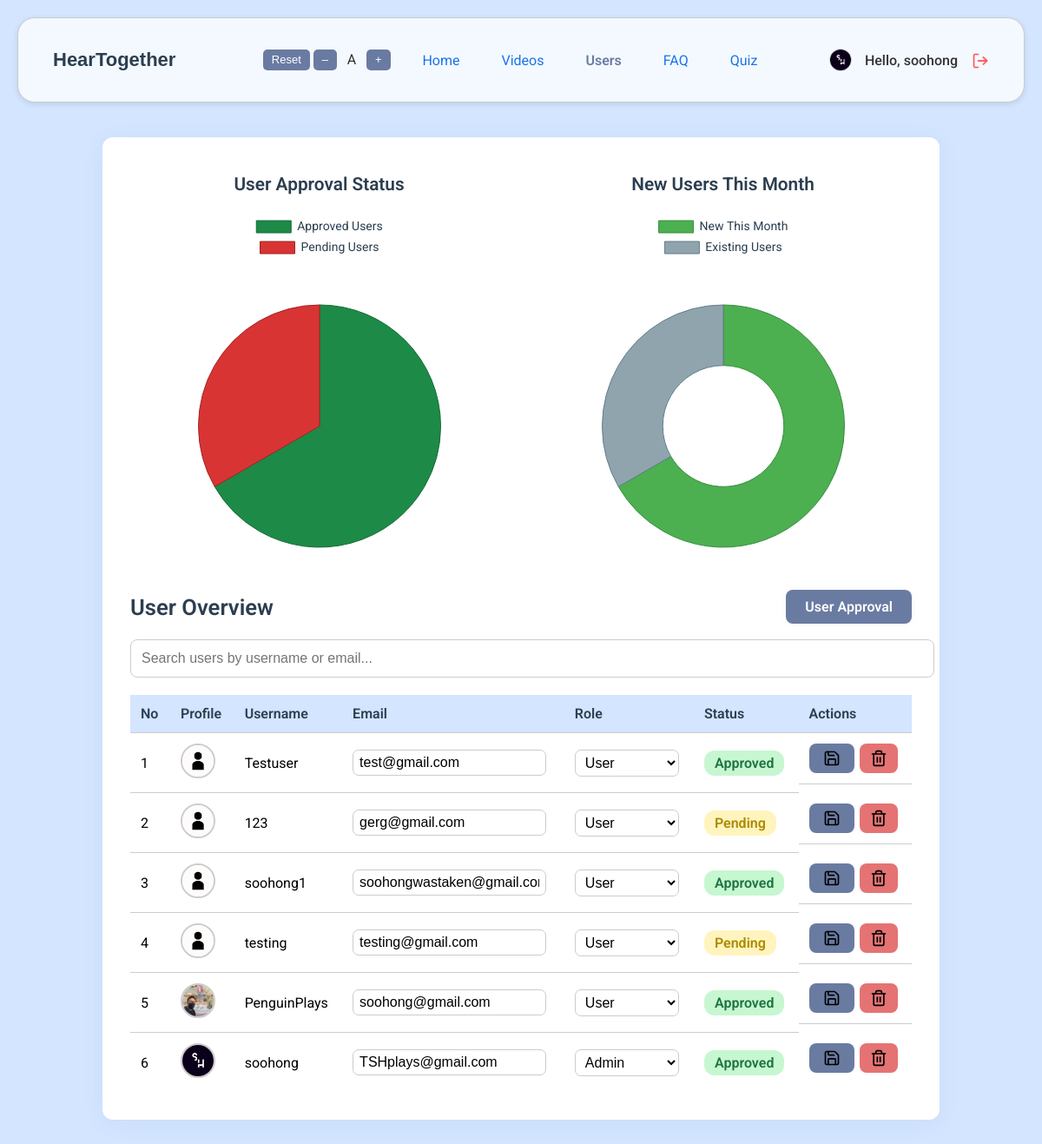
/admin_users.php (signed in), run on an earlier commit of the app's database.
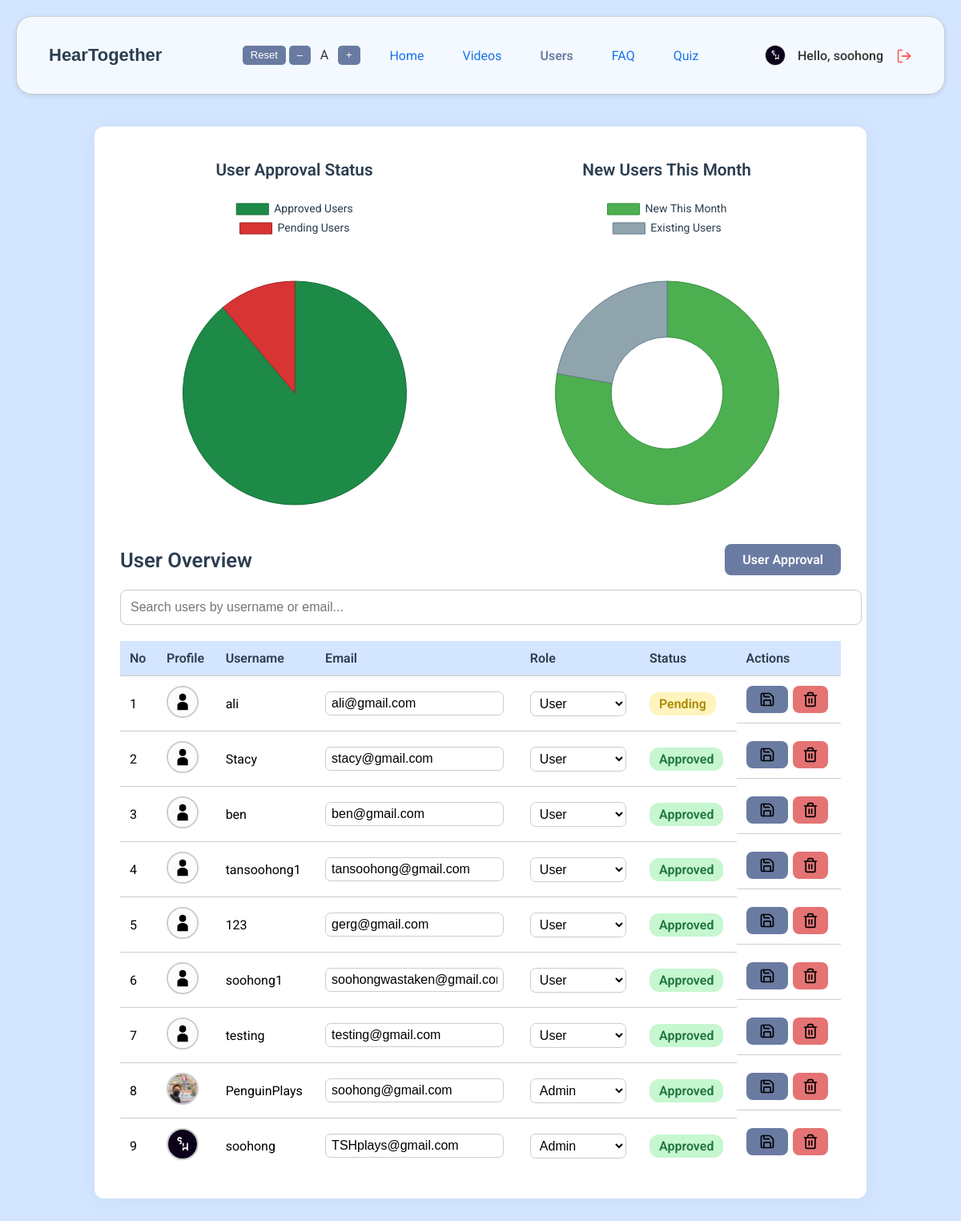
And on a later commit of the database.
### tables this page shows
CREATE TABLE `users` (
  `user_id` int(11) NOT NULL,
  `username` varchar(128) NOT NULL,
  `password` varchar(255) NOT NULL,
  `email` varchar(255) NOT NULL,
  `profile_img` varchar(255) NOT NULL,
  `roles` varchar(10) NOT NULL,
  `is_approved` tinyint(1) NOT NULL DEFAULT 0,
  `created_at` datetime NOT NULL DEFAULT current_timestamp()
);

### admin_users.php (the view, shortened to what this page needs)
<?php
require 'database.php';
$sql = "SELECT user_id, username, email, profile_img, roles, is_approved FROM users ORDER BY user_id DESC";
$result = $conn->query($sql);
$users = [];
if ($result && $result->num_rows > 0) {
    while ($row = $result->fetch_assoc()) {
        $users[] = $row;
    }
}
$statsRes = $conn->query("SELECT is_approved, COUNT(*) as count FROM users GROUP BY is_approved");
$approvedCount = 0;
$pendingCount = 0;
while ($row = $statsRes->fetch_assoc()) {
    if ($row['is_approved'] == 1) {
        $approvedCount = $row['count'];
    } else {
        $pendingCount = $row['count'];
    }
}
$currentMonthStart = date('Y-m-01 00:00:00');
$nextMonthStart    = date('Y-m-01 00:00:00', strtotime('+1 month'));
$monthStmt = $conn->prepare("
    SELECT COUNT(*) AS month_count
    FROM users
    WHERE created_at >= ? AND created_at < ?
");
$monthStmt->bind_param("ss", $currentMonthStart, $nextMonthStart);
$monthStmt->execute();
$monthUsersCount = $monthStmt->get_result()->fetch_assoc()['month_count'] ?? 0;
$totalUsers        = count($users);
$existingUsersLong = $totalUsers - $monthUsersCount;
$growthData = [];
$labels = [];
?>
<!DOCTYPE html>
<html lang="en">
<head>
</head>
<body>
    <?php include 'nav.php'; ?>
    <main>
        <div class="chart-row">
            <div class="chart-box">
                <h3>User Approval Status</h3>
                <canvas id="userChart"></canvas>
            </div>
            <div class="chart-box">
                <h3>New Users This Month</h3>
                <canvas id="newUserChart"></canvas>
            </div>
        </div>
    <div style="display: flex; align-items: center; justify-content: space-between; gap: 12px; flex-wrap: wrap;">
        <h2 style="margin-bottom: 0;">User Overview</h2>
        <a href="admin_approval.php"
           style="
                padding: 10px 22px;
                background: var(--primary-colour);
                color: #fff;
                border-radius: 8px;
                text-decoration: none;
                font-weight: 600;
                box-shadow: 0 1px 6px rgba(106,123,162,0.06);
                transition: background 0.2s;
            "
           onmouseover="this.style.background= 'var(--primary-hover)'"
           onmouseout="this.style.background= 'var(--primary-colour)'"
        >User Approval</a>
    </div>
    <div class="user-search-box" style="margin-top: 18px;">
        <input type="text" id="userSearch" placeholder="Search users by username or email...">
    </div>
    <div style="overflow-x:auto;">
        <table class="user-table" id="userTable">
            <thead>
                <tr>
                    <th>No</th>
                    <th>Profile</th>
                    <th>Username</th>
                    <th>Email</th>
                    <th>Role</th>
                    <th>Status</th>
                    <th>Actions</th>
                </tr>
            </thead>
            <tbody>
            <?php foreach ($users as $index => $user): ?>
                <tr>
                    <td><?= $index + 1; ?></td>
                    <td>
                        <?php
                            $imgFile = trim($user['profile_img']);
                            $imgFileClean = ltrim(str_replace('profile/', '', $imgFile), '/\\');
                            $imgPath = 'profile/' . $imgFileClean;
                            if (!empty($imgFileClean) && file_exists(__DIR__ . '/' . $imgPath)) {
                                $finalImg = $imgPath;
                            } else {
                                $finalImg = 'images/default_profile.png';
                            }
                        ?>
                        <img src="<?= htmlspecialchars($finalImg) ?>" class="profile-img" alt="Profile">
                    </td>
                    <td><?= htmlspecialchars($user['username']); ?></td>
                    <form method="post" style="display: contents;">
                        <td class="edit-fields">
                            <input type="email" name="email" value="<?= htmlspecialchars($user['email']); ?>" required>
                        </td>
                        <td class="edit-fields">
                            <select name="roles" required>
                                <option value="user" <?= $user['roles'] === 'user' ? 'selected' : '' ?>>User</option>
                                <option value="admin" <?= $user['roles'] === 'admin' ? 'selected' : '' ?>>Admin</option>
                            </select>
                        </td>
                        <td>
                            <?php if ($user['is_approved']): ?>
                                <span class="is-approved approved">Approved</span>
                            <?php else: ?>
                                <span class="is-approved pending">Pending</span>
                            <?php endif; ?>
                        </td>
                        <td class="admin-actions">
                            <button type="submit" name="edit_user" class="btn-minimal" title="Save Changes">
                                <img src="icons/save_black.svg" alt="Save" class="action-icon">
                            </button>
                    </form>
                            <form method="post" onsubmit="return confirm('Are you sure you want to delete this user?');" style="display: contents;">
                                <button type="submit" name="delete_user" class="btn-delete" title="Delete User">
                                    <img src="icons/delete_black.svg" alt="Delete" class="delete-icon">
                                </button>
                            </form>
                </tr>
            <?php endforeach; ?>
            </tbody>
        </table>
    </div>
</main>
<script>
    // Chart data from PHP
    const approvedCount = <?= $approvedCount ?>;
    const pendingCount = <?= $pendingCount ?>;
    const growthLabels = <?= json_encode($labels) ?>;
    const growthData   = <?= json_encode($growthData) ?>;
    const ctx = document.getElementById('userChart').getContext('2d');
    const newUsersThisMonth = <?= $monthUsersCount ?>;
    const existingUsers     = <?= $existingUsersLong ?>;
    const ctxNew = document.getElementById('newUserChart').getContext('2d');
    new Chart(ctxNew, {
        type: 'doughnut',
        data: {
            labels: ['New This Month', 'Existing Users'],
            datasets: [{
                data: [newUsersThisMonth, existingUsers],
                backgroundColor: ['#4caf50', '#90a4ae'],     // green & muted grey‑blue
                borderColor:    ['#388e3c', '#607d8b'],
                borderWidth: 1
            }]
        },
        options: {
            responsive: true,
            plugins: {
                legend: {
                    labels: {
                        color: getComputedStyle(document.body).getPropertyValue('--heading-colour'),
                        font: { family: 'Roboto', size: 14 }
                    }
                },
                tooltip: { callbacks: {
                    label: ctx => `${ctx.label}: ${ctx.parsed} user${ctx.parsed !== 1 ? 's' : ''}`
                }}
            }
        }
    });
    new Chart(ctx, {
        type: 'pie',
        data: {
            labels: ['Approved Users', 'Pending Users'],
            datasets: [{
                label: 'User Status',
                data: [approvedCount, pendingCount],
                backgroundColor: ['#1d8a47', '#d93434'],
                borderColor: ['#146c36', '#a12525'],
                borderWidth: 1
            }]
        },
        options: {
            responsive: true,
            plugins: {
                legend: {
                    labels: {
                        color: getComputedStyle(document.body).getPropertyValue('--heading-colour'),
                        font: {
                            family: 'Roboto',
                            size: 14
                        }
                    }
                }
            }
        }
    });
</script>
</body>
</html>

### nav.php (shortened to what this page needs)
<?php
require_once 'database.php';
$currentPage = basename($_SERVER['PHP_SELF']);
$nav_profile_img = 'profile/profile.png';
if (isset($_SESSION['username'])) {
    $username = $_SESSION['username'];
    $stmt = $conn->prepare("SELECT profile_img FROM users WHERE username = ?");
    $stmt->bind_param("s", $username);
    $stmt->execute();
    $result = $stmt->get_result();
    if ($result && $row = $result->fetch_assoc()) {
        $nav_profile_img = !empty($row['profile_img']) ? $row['profile_img'] : 'profile/profile.png';
    }
}
?>
<!DOCTYPE html>
<html lang="en">
<head>
</head>
<body>
<header>
    <div class="header-title">
        <a href="homepage.php">HearTogether</a>
    </div>
    <div class="font-size-toggle" id="fontSizeToggle">
        <button type="button" id="fontSizeReset" title="Reset font size">Reset</button>
        <button type="button" id="fontSizeSmall" title="Decrease font size">–</button>
        <span id="fontSizeLabel" style="margin: 0 4px; font-size: 15px;">A</span>
        <button type="button" id="fontSizeLarge" title="Increase font size">+</button>
    </div>
    <nav>
        <ul class="nav-links" id="navLinks">
            <li>
                <a class='nav-anc <?php echo $currentPage == "homepage.php" ? "active" : ""; ?>'
                href="homepage.php">Home</a>
            </li>
            <li>
                <a class='nav-anc <?php echo $currentPage == "videos.php" || $currentPage == "admin_videos.php" ? "active" : ""; ?>'
                href="<?php echo (isset($_SESSION['roles']) && $_SESSION['roles'] === 'admin') ? 'admin_videos.php' : 'videos.php'; ?>">Videos</a>
            </li>
            <?php if (isset($_SESSION['roles']) && $_SESSION['roles'] === 'admin') : ?>
                <li>
                    <a class='nav-anc <?php echo $currentPage == "admin_users.php" ? "active" : ""; ?>' href="admin_users.php">Users</a>
                </li>
            <?php endif; ?>
            <li>
                <a class='nav-anc <?php echo ($currentPage == "faq.php" || $currentPage == "admin_faq.php") ? "active" : ""; ?>'
                href="<?php echo (isset($_SESSION['roles']) && $_SESSION['roles'] === 'admin') ? 'admin_faq.php' : 'faq.php'; ?>">
                FAQ
                </a>
            </li>
            <li>
                <a class='nav-anc <?php echo ($currentPage == "quiz_home.php" || $currentPage == "admin_quiz.php") ? "active" : ""; ?>'
                href="<?php echo (isset($_SESSION['roles']) && $_SESSION['roles'] === 'admin') ? 'admin_quiz.php' : 'quiz_home.php'; ?>">
                Quiz
                </a>
            </li>
        </ul>
    </nav>
    <div class="greeting greeting-desktop">
        <?php if (isset($_SESSION['username'])) : ?>
           <img src="<?php echo htmlspecialchars($nav_profile_img); ?>" alt="Profile Picture" class="profile">
            <a href="profile.php">
                <span>Hello, <?php echo htmlspecialchars($_SESSION['username']); ?></span>
            </a>
            <form action="logout.php" method="post" style="display:inline;">
                <button type="submit" class="logout-btn" title="Logout">
                    <img src="icons/logout.png" alt="Logout Icon">
                </button>
            </form>
        <?php endif; ?>
    </div>
</header>
</body>
</html>

### admin_users.php (style rules this page uses)
body { font-family: 'Roboto', sans-serif; background-color: var(--background-colour); margin: 0; padding: 0; }
main { max-width: 900px; margin: 40px auto; background: var(--container-background); border-radius: 12px; box-shadow: 0 4px 24px rgba(106, 123, 162, 0.08); padding: 32px; }
h2 { color: var(--heading-colour); font-weight: 600; margin-top: 0; margin-bottom: 24px; }
.user-search-box { width: 100%; margin-bottom: 20px; }
.user-search-box input { width: 100%; padding: 12px; border: 1px solid var(--border-colour); border-radius: 8px; font-size: 1rem; background: var(--input-background); }
.user-table { width: 100%; border-collapse: collapse; }
.user-table th, .user-table td { padding: 12px; text-align: left; border-bottom: 1px solid var(--border-colour); }
.user-table th { background: var(--background-colour); color: var(--heading-colour); font-weight: 600; }
.user-table tr:last-child td { border-bottom: none; }
.profile-img { width: 36px; height: 36px; border-radius: 50%; object-fit: cover; border: 2px solid var(--border-colour); background: #f2f2f2; }
.is-approved { font-weight: 600; padding: 5px 12px; border-radius: 12px; display: inline-block; }
.approved { background: #c6f7d0; color: #207441; }
.pending { background: #fff4be; color: #ad8a00; }
.admin-actions { display: flex; gap: 4px; }
.btn-minimal { background: var(--primary-colour); color: #fff; padding: 7px 16px; border-radius: 8px; border: none; font-weight: 600; cursor: pointer; transition: background 0.18s; margin-right: 2px; }
.btn-delete { background: var(--danger); color: #fff; padding: 7px 12px; border-radius: 8px; border: none; font-weight: 600; cursor: pointer; transition: background 0.18s; display: flex; align-items: center; justify-content: center; }
.action-icon, .delete-icon { width: 20px; height: 20px; vertical-align: middle; display: inline-block; }
.edit-fields input, .edit-fields select { border: 1px solid var(--border-colour); background: var(--input-background); border-radius: 7px; padding: 5px 7px; font-size: 1rem; min-width: 120px; }
.chart-box { flex: 1 1 300px; display: flex; flex-direction: column; align-items: center; text-align: center; }
.chart-box canvas { margin-top: 20px; max-width: 280px; }
.chart-box h3 { margin: 0; color: var(--heading-colour); font-weight: 600; }
.chart-row { display:flex; flex-wrap:wrap; gap:30px; justify-content:center; margin-top:10px; }

What changed in the data, as far as the page shows it:
removed users: profile_img (placeholder picture), username "Testuser", email "test@gmail.com", roles "User", is_approved "Approved"
added users: profile_img (placeholder picture), username "ali", email "ali@gmail.com", roles "User", is_approved "Pending"
added users: profile_img (placeholder picture), username "Stacy", email "stacy@gmail.com", roles "User", is_approved "Approved"
added users: profile_img (placeholder picture), username "ben", email "ben@gmail.com", roles "User", is_approved "Approved"
added users: profile_img (placeholder picture), username "tansoohong1", email "tansoohong@gmail.com", roles "User", is_approved "Approved"
changed users "gerg@gmail.com": is_approved "Pending" → "Approved"
changed users "testing": is_approved "Pending" → "Approved"
changed users "PenguinPlays": roles "User" → "Admin"
Also different on the page:
chart data {{ $approvedCount }}: 4 → 8
chart data {{ $pendingCount }}: 2 → 1
chart data {{ $monthUsersCount }}: 4 → 7
